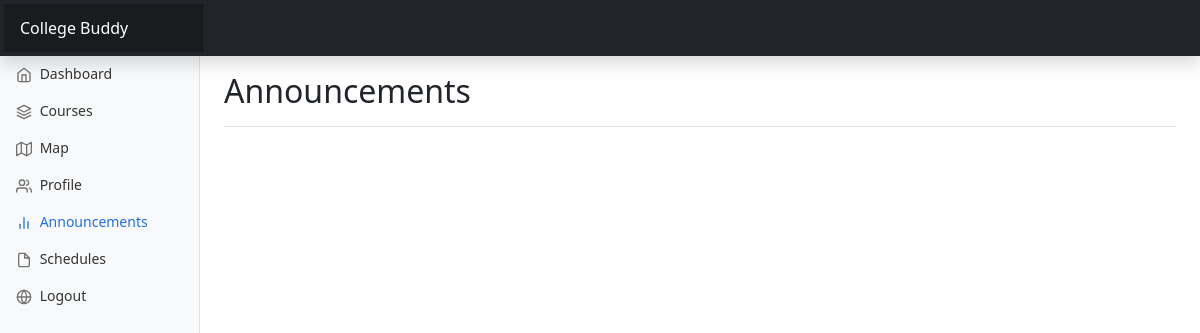
Before: /announcement (signed in) with the older database file.
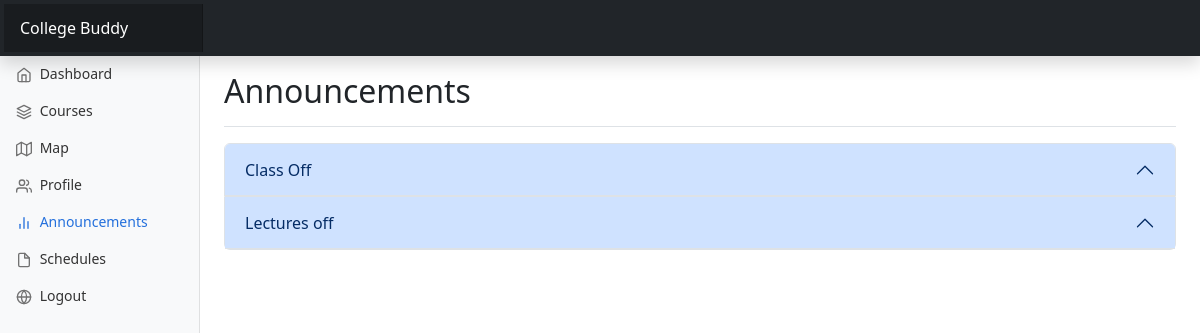
After: the same page with the newer database file.
### dashboard/models.py (models this page shows)
class Announcement(models.Model):
    department = models.ForeignKey(Department, on_delete=models.CASCADE)
    id= models.IntegerField(primary_key=True)
    announcement_title = models.CharField(max_length=100)
    announcement_body = models.TextField()
    date_published = models.DateField(auto_now_add=True)

### dashboard/views.py (the view)
# urls.py: path('announcement', views.announcement,name='announcement'),
@login_required(login_url="login")
def announcement(request):
    if request.user.is_authenticated and request.user.groups.filter(name='Student').exists():
        student = Student.objects.get(roll_no=request.user)
        announcements = Announcement.objects.filter(department=student.stream.department)
        is_student = True
    elif request.user.is_authenticated and request.user.groups.filter(name='Professor').exists():
        professor = Professor.objects.get(professor_id=request.user)
        announcements = Announcement.objects.filter(department=professor.department)
        is_student = False
    elif request.user.is_authenticated:
       announcements = Announcement.objects.all
       is_student = False
    else:
        return redirect('login')
    context = {
        'announcements': announcements,
        'is_student': is_student,
    }
    if not is_student:
        if request.method == 'POST':
            new_announcement= Announcement.objects.create(department=professor.department,id=request.POST['a_id'],announcement_title=request.POST['a_title'],announcement_body=request.POST['a_body'])
            new_announcement.save()
    return render(request,'announcements.html',context)

### dashboard/models.py (called while the page is built)
    def __str__(self):
        return self.name

### templates/announcements.html (shortened to what this page needs)
{% extends 'base.html' %}
{% block announcements %}active{% endblock announcements  %}
{% block header%}Announcements{% endblock header %}
{% block body %}
<div class="accordion" id="announcementsAccordion">
    {% for announcement in announcements %}
    <div class="accordion-item">
      <h2 class="accordion-header" id="announcement{{ announcement.id }}">
        <button class="accordion-button" type="button" data-bs-toggle="collapse" data-bs-target="#collapse{{ announcement.id }}" aria-expanded="true" aria-controls="collapse{{ announcement.id }}">
          {{ announcement.announcement_title }}
        </button>
      </h2>
    </div>
    {% endfor %}
  </div>
  <br><br>
{% endblock body %}

### templates/base.html (shortened to what this page needs)
<!DOCTYPE html>
<html lang="en" data-bs-theme="auto">
  <head>
    <link href="https://cdn.jsdelivr.net/npm/bootstrap@5.3.0-alpha3/dist/css/bootstrap.min.css" rel="stylesheet"/>
    <link href="../static/dashboard.css" rel="stylesheet" />
  </head>
  <body>
    <header class="navbar navbar-dark sticky-top bg-dark flex-md-nowrap p-1 shadow" >
      <a class="navbar-brand col-md-3 col-lg-2 me-0 px-3 fs-6" href="" >College Buddy</a>
    </header>
    <div class="container-fluid">
      <div class="row">
        <nav id="sidebarMenu" class="col-md-3 col-lg-2 d-md-block bg-body-tertiary sidebar collapse " >
          <div class="position-sticky pt-0 sidebar-sticky">
            <ul class="nav flex-column">
              <li class="nav-item">
                <a class="nav-link {% block dashboard %}{% endblock dashboard %}" aria-current="page" href="{%url 'dashboard' %}">
                  <span data-feather="home" class="align-text-bottom"></span>
                  Dashboard
                </a>
              </li>
              <li class="nav-item">
                <a class="nav-link {% block courses %}{% endblock courses %}" href="{%url 'courses' %}">
                  <span data-feather="layers" class="align-text-bottom"></span>
                  Courses
                </a>
              </li>
              <li class="nav-item">
                <a class="nav-link {% block map %}{% endblock map %}" href="{%url 'map' %}">
                  <span data-feather="map" class="align-text-bottom"></span>
                  Map
                </a>
              </li>
              <li class="nav-item">
                <a class="nav-link {% block profile %}{% endblock profile %}" href="{%url 'profile' %}">
                  <span data-feather="users" class="align-text-bottom"></span>
                  Profile
                </a>
              </li>
              <li class="nav-item">
                <a class="nav-link {% block announcements %}{% endblock announcements %}" href="{%url 'announcement' %}">
                  <span data-feather="bar-chart-2" class="align-text-bottom" ></span>
                  Announcements
                </a>
              </li>
              <li class="nav-item">
                <a class="nav-link {% block schedules %}{% endblock schedules %}" href="{%url 'schedules' %}">
                  <span data-feather="file" class="align-text-bottom"></span>
                  Schedules
                </a>
              </li>
              <li class="nav-item">
                <a class="nav-link " href="{%url 'logout' %}">
                  <span data-feather="globe" class="align-text-bottom"></span>
                  Logout
                </a>
              </li>
            </ul>
          </div>
        </nav>
        <main class="col-md-9 ms-sm-auto col-lg-10 px-md-4">
          <div class="d-flex justify-content-between flex-wrap flex-md-nowrap align-items-center pt-3 pb-2 mb-3 border-bottom">
            <h1 class="h2">{% block header %}{% endblock header %}</h1>
          </div>
          {% block body %}{% endblock body %}
        </main>
      </div>
    </div>
  </body>
</html>

### static/dashboard.css (style rules this page uses)
body { font-size: .875rem; }
.feather { width: 16px; height: 16px; }
.sidebar { position: fixed; top: 0; bottom: 0; left: 0; z-index: 100; padding: 55px 0 0; box-shadow: inset -1px 0 0 rgba(0, 0, 0, .1); }
.sidebar-sticky { height: calc(100vh - 48px); overflow-x: hidden; overflow-y: auto; }
.sidebar .nav-link { font-weight: 500; color: #333; }
.sidebar .nav-link .feather { margin-right: 4px; color: #727272; }
.sidebar .nav-link.active { color: #2470dc; }
.sidebar .nav-link:hover .feather, .sidebar .nav-link.active .feather { color: inherit; }
.navbar-brand { padding-top: .75rem; padding-bottom: .75rem; background-color: rgba(0, 0, 0, .25); box-shadow: inset -1px 0 0 rgba(0, 0, 0, .25); }

Changed rows visible on the page:
added Announcement: announcement_title "Class Off"
added Announcement: announcement_title "Lectures off"
